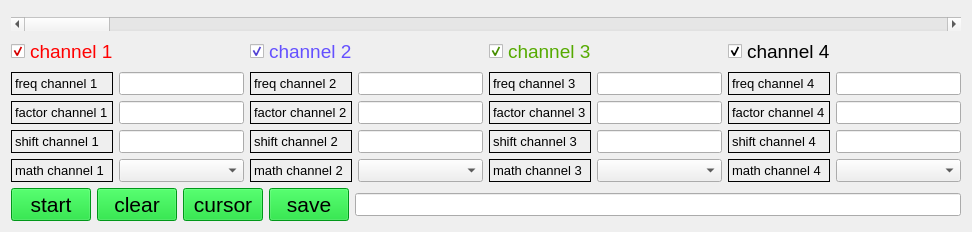
      <widget class="QWidget" name="analog">
       <attribute name="title">
        <string>Analog</string>
       </attribute>
       <layout class="QHBoxLayout" name="horizontalLayout_25">
        <item>
         <layout class="QVBoxLayout" name="verticalLayout_28">
          <item>
           <widget class="QCustomPlot" name="analogPlot" native="true"/>
          </item>
          <item>
           <widget class="QScrollBar" name="analog_scrollBar">
            <property name="orientation">
             <enum>Qt::Horizontal</enum>
            </property>
           </widget>
          </item>
          <item>
           <layout class="QHBoxLayout" name="horizontalLayout_21">
            <item>
             <widget class="QCheckBox" name="analog_channel1_checkBox">
              <property name="font">
               <font>
                <pointsize>14</pointsize>
               </font>
              </property>
              <property name="styleSheet">
               <string notr="true">color: rgb(255, 0, 0);</string>
              </property>
              <property name="text">
               <string>channel 1</string>
              </property>
              <property name="checked">
               <bool>true</bool>
              </property>
             </widget>
            </item>
            <item>
             <widget class="QCheckBox" name="analog_channel2_checkBox">
              <property name="font">
               <font>
                <pointsize>14</pointsize>
               </font>
              </property>
              <property name="styleSheet">
               <string notr="true">color: rgb(100, 80, 255);</string>
              </property>
              <property name="text">
               <string>channel 2</string>
              </property>
              <property name="checked">
               <bool>true</bool>
              </property>
             </widget>
            </item>
            <item>
             <widget class="QCheckBox" name="analog_channel3_checkBox">
              <property name="font">
               <font>
                <pointsize>14</pointsize>
               </font>
              </property>
              <property name="styleSheet">
               <string notr="true">color: rgb(85, 170, 0);</string>
              </property>
              <property name="text">
               <string>channel 3</string>
              </property>
              <property name="checked">
               <bool>true</bool>
              </property>
             </widget>
            </item>
            <item>
             <widget class="QCheckBox" name="analog_channel4_checkBox">
              <property name="font">
               <font>
                <pointsize>14</pointsize>
               </font>
              </property>
              <property name="styleSheet">
               <string notr="true">color: rgb(0, 0, 0);</string>
              </property>
              <property name="text">
               <string>channel 4</string>
              </property>
              <property name="checked">
               <bool>true</bool>
              </property>
             </widget>
            </item>
           </layout>
          </item>
          <item>
           <layout class="QHBoxLayout" name="horizontalLayout_24">
            <item>
             <layout class="QVBoxLayout" name="verticalLayout_5">
              <item>
               <widget class="QLabel" name="label_38">
                <property name="font">
                 <font>
                  <pointsize>10</pointsize>
                 </font>
                </property>
                <property name="frameShape">
                 <enum>QFrame::Box</enum>
                </property>
                <property name="text">
                 <string>freq channel 1</string>
                </property>
               </widget>
              </item>
              <item>
               <widget class="QLabel" name="label_30">
                <property name="font">
                 <font>
                  <pointsize>10</pointsize>
                 </font>
                </property>
                <property name="frameShape">
                 <enum>QFrame::Box</enum>
                </property>
                <property name="text">
                 <string>factor channel 1</string>
                </property>
               </widget>
              </item>
              <item>
               <widget class="QLabel" name="label_21">
                <property name="font">
                 <font>
                  <pointsize>10</pointsize>
                 </font>
                </property>
                <property name="frameShape">
                 <enum>QFrame::Box</enum>
                </property>
                <property name="text">
                 <string>shift channel 1</string>
                </property>
               </widget>
              </item>
              <item>
               <widget class="QLabel" name="label_25">
                <property name="font">
                 <font>
                  <pointsize>10</pointsize>
                 </font>
                </property>
                <property name="frameShape">
                 <enum>QFrame::Box</enum>
                </property>
                <property name="text">
                 <string>math channel 1</string>
                </property>
               </widget>
              </item>
             </layout>
            </item>
            <item>
             <layout class="QVBoxLayout" name="verticalLayout_11">
              <item>
               <widget class="QLineEdit" name="freq_channel1_value_analog">
                <property name="font">
                 <font>
                  <pointsize>10</pointsize>
                 </font>
                </property>
               </widget>
              </item>
              <item>
               <widget class="QLineEdit" name="factor_channel1_value">
                <property name="font">
                 <font>
                  <pointsize>10</pointsize>
                 </font>
                </property>
               </widget>
              </item>
              <item>
               <widget class="QLineEdit" name="shift_channel1_value">
                <property name="font">
                 <font>
                  <pointsize>10</pointsize>
                 </font>
                </property>
               </widget>
              </item>
              <item>
               <widget class="QComboBox" name="comboBox_math1">
                <property name="font">
                 <font>
                  <pointsize>10</pointsize>
                 </font>
                </property>
               </widget>
              </item>
             </layout>
            </item>
            <item>
             <layout class="QVBoxLayout" name="verticalLayout_22">
              <item>
               <widget class="QLabel" name="label_39">
                <property name="font">
                 <font>
                  <pointsize>10</pointsize>
                 </font>
                </property>
                <property name="frameShape">
                 <enum>QFrame::Box</enum>
                </property>
                <property name="text">
                 <string>freq channel 2</string>
                </property>
               </widget>
              </item>
              <item>
               <widget class="QLabel" name="label_35">
                <property name="font">
                 <font>
                  <pointsize>10</pointsize>
                 </font>
                </property>
                <property name="frameShape">
                 <enum>QFrame::Box</enum>
                </property>
                <property name="text">
                 <string>factor channel 2</string>
                </property>
               </widget>
              </item>
              <item>
               <widget class="QLabel" name="label_22">
                <property name="font">
                 <font>
                  <pointsize>10</pointsize>
                 </font>
                </property>
                <property name="frameShape">
                 <enum>QFrame::Box</enum>
                </property>
                <property name="text">
                 <string>shift channel 2</string>
                </property>
               </widget>
              </item>
              <item>
               <widget class="QLabel" name="label_26">
                <property name="font">
                 <font>
                  <pointsize>10</pointsize>
                 </font>
                </property>
                <property name="frameShape">
                 <enum>QFrame::Box</enum>
                </property>
                <property name="text">
                 <string>math channel 2</string>
                </property>
               </widget>
              </item>
             </layout>
            </item>
            <item>
             <layout class="QVBoxLayout" name="verticalLayout_23">
              <item>
               <widget class="QLineEdit" name="freq_channel2_value_analog">
                <property name="font">
                 <font>
                  <pointsize>10</pointsize>
                 </font>
                </property>
               </widget>
              </item>
              <item>
               <widget class="QLineEdit" name="factor_channel2_value">
                <property name="font">
                 <font>
                  <pointsize>10</pointsize>
                 </font>
                </property>
               </widget>
              </item>
              <item>
               <widget class="QLineEdit" name="shift_channel2_value">
                <property name="font">
                 <font>
                  <pointsize>10</pointsize>
                 </font>
                </property>
               </widget>
              </item>
              <item>
               <widget class="QComboBox" name="comboBox_math2">
                <property name="font">
                 <font>
                  <pointsize>10</pointsize>
                 </font>
                </property>
               </widget>
              </item>
             </layout>
            </item>
            <item>
             <layout class="QVBoxLayout" name="verticalLayout_24">
              <item>
               <widget class="QLabel" name="label_40">
                <property name="font">
                 <font>
                  <pointsize>10</pointsize>
                 </font>
                </property>
                <property name="frameShape">
                 <enum>QFrame::Box</enum>
                </property>
                <property name="text">
                 <string>freq channel 3</string>
                </property>
               </widget>
              </item>
              <item>
               <widget class="QLabel" name="label_36">
                <property name="font">
                 <font>
                  <pointsize>10</pointsize>
                 </font>
                </property>
                <property name="frameShape">
                 <enum>QFrame::Box</enum>
                </property>
                <property name="text">
                 <string>factor channel 3</string>
                </property>
               </widget>
              </item>
              <item>
               <widget class="QLabel" name="label_23">
                <property name="font">
                 <font>
                  <pointsize>10</pointsize>
                 </font>
                </property>
                <property name="frameShape">
                 <enum>QFrame::Box</enum>
                </property>
                <property name="text">
                 <string>shift channel 3</string>
                </property>
               </widget>
              </item>
              <item>
               <widget class="QLabel" name="label_27">
                <property name="font">
                 <font>
                  <pointsize>10</pointsize>
                 </font>
                </property>
                <property name="frameShape">
                 <enum>QFrame::Box</enum>
                </property>
                <property name="text">
                 <string>math channel 3</string>
                </property>
               </widget>
              </item>
             </layout>
            </item>
            <item>
             <layout class="QVBoxLayout" name="verticalLayout_25">
              <item>
               <widget class="QLineEdit" name="freq_channel3_value_analog">
                <property name="font">
                 <font>
                  <pointsize>10</pointsize>
                 </font>
                </property>
               </widget>
              </item>
              <item>
               <widget class="QLineEdit" name="factor_channel3_value">
                <property name="font">
                 <font>
                  <pointsize>10</pointsize>
                 </font>
                </property>
               </widget>
              </item>
              <item>
               <widget class="QLineEdit" name="shift_channel3_value">
                <property name="font">
                 <font>
                  <pointsize>10</pointsize>
                 </font>
                </property>
               </widget>
              </item>
              <item>
               <widget class="QComboBox" name="comboBox_math3">
                <property name="font">
                 <font>
                  <pointsize>10</pointsize>
                 </font>
                </property>
               </widget>
              </item>
             </layout>
            </item>
            <item>
             <layout class="QVBoxLayout" name="verticalLayout_26">
              <item>
               <widget class="QLabel" name="label_41">
                <property name="font">
                 <font>
                  <pointsize>10</pointsize>
                 </font>
                </property>
                <property name="frameShape">
                 <enum>QFrame::Box</enum>
                </property>
                <property name="text">
                 <string>freq channel 4</string>
                </property>
               </widget>
              </item>
              <item>
               <widget class="QLabel" name="label_37">
                <property name="font">
                 <font>
                  <pointsize>10</pointsize>
                 </font>
                </property>
                <property name="frameShape">
                 <enum>QFrame::Box</enum>
                </property>
                <property name="text">
                 <string>factor channel 4</string>
                </property>
               </widget>
              </item>
              <item>
               <widget class="QLabel" name="label_24">
                <property name="font">
                 <font>
                  <pointsize>10</pointsize>
                 </font>
                </property>
                <property name="frameShape">
                 <enum>QFrame::Box</enum>
                </property>
                <property name="text">
                 <string>shift channel 4</string>
                </property>
               </widget>
              </item>
              <item>
               <widget class="QLabel" name="label_28">
                <property name="font">
                 <font>
                  <pointsize>10</pointsize>
                 </font>
                </property>
                <property name="frameShape">
                 <enum>QFrame::Box</enum>
                </property>
                <property name="text">
                 <string>math channel 4</string>
                </property>
               </widget>
              </item>
             </layout>
            </item>
            <item>
             <layout class="QVBoxLayout" name="verticalLayout_27">
              <item>
               <widget class="QLineEdit" name="freq_channel4_value_analog">
                <property name="font">
                 <font>
                  <pointsize>10</pointsize>
                 </font>
                </property>
               </widget>
              </item>
              <item>
               <widget class="QLineEdit" name="factor_channel4_value">
                <property name="font">
                 <font>
                  <pointsize>10</pointsize>
                 </font>
                </property>
               </widget>
              </item>
              <item>
               <widget class="QLineEdit" name="shift_channel4_value">
                <property name="font">
                 <font>
                  <pointsize>10</pointsize>
                 </font>
                </property>
               </widget>
              </item>
              <item>
               <widget class="QComboBox" name="comboBox_math4">
                <property name="font">
                 <font>
                  <pointsize>10</pointsize>
                 </font>
                </property>
               </widget>
              </item>
             </layout>
            </item>
           </layout>
          </item>
          <item>
           <layout class="QHBoxLayout" name="horizontalLayout_20">
            <item>
             <widget class="QPushButton" name="analog_start_pushButton">
              <property name="font">
               <font>
                <pointsize>16</pointsize>
               </font>
              </property>
              <property name="styleSheet">
               <string notr="true">background-color: rgb(0, 212, 35);</string>
              </property>
              <property name="text">
               <string>start</string>
              </property>
              <property name="iconSize">
               <size>
                <width>50</width>
                <height>50</height>
               </size>
              </property>
             </widget>
            </item>
            <item>
             <widget class="QPushButton" name="analog_clear_pushButton">
              <property name="font">
               <font>
                <pointsize>16</pointsize>
               </font>
              </property>
              <property name="styleSheet">
               <string notr="true">background-color: rgb(0, 212, 35);</string>
              </property>
              <property name="text">
               <string>clear</string>
              </property>
             </widget>
            </item>
            <item>
             <widget class="QPushButton" name="analog_cursor_pushButton">
              <property name="font">
               <font>
                <pointsize>16</pointsize>
               </font>
              </property>
              <property name="styleSheet">
               <string notr="true">background-color: rgb(0, 212, 35);</string>
              </property>
              <property name="text">
               <string>cursor</string>
              </property>
             </widget>
            </item>
            <item>
             <widget class="QPushButton" name="analog_save_pushButton">
              <property name="font">
               <font>
                <pointsize>16</pointsize>
               </font>
              </property>
              <property name="styleSheet">
               <string notr="true">background-color: rgb(0, 212, 35);</string>
              </property>
              <property name="text">
               <string>save</string>
              </property>
              <property name="iconSize">
               <size>
                <width>50</width>
                <height>50</height>
               </size>
              </property>
             </widget>
            </item>
            <item>
             <widget class="QLineEdit" name="analog_save_value">
              <property name="font">
               <font>
                <pointsize>10</pointsize>
               </font>
              </property>
             </widget>
            </item>
           </layout>
          </item>
         </layout>
        </item>
       </layout>
      </widget>
